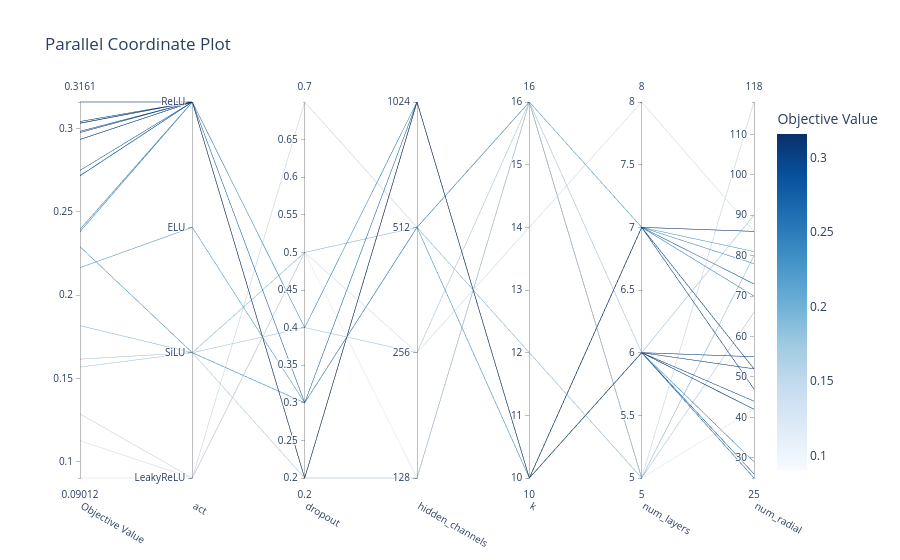

Source (notebook cell):
### Code cell
optuna.visualization.plot_parallel_coordinate(study).show()

### Figure 1 — Plotly figure (JSON) as saved in the notebook; plotly's stock layout.template omitted (floating-point values rounded to 4 significant figures)
{"data": [{"dimensions": [{"label": "Objective Value", "range": [0.09012, 0.3161], "values": [0.09012, 0.1568, 0.1126, 0.1616, 0.1286, 0.1817, 0.2166, 0.2291, 0.2718, 0.2396, 0.3034, 0.275, 0.2985, 0.2936, 0.2717, 0.2978, 0.2936, 0.2382, 0.3033, 0.3044, 0.3161]}, {"label": "act", "range": [0, 3], "ticktext": ["LeakyReLU", "SiLU", "ELU", "ReLU"], "tickvals": [0, 1, 2, 3], "values": [0, 1, 0, 1, 0, 1, 2, 1, 3, 3, 3, 3, 3, 3, 3, 3, 3, 3, 3, 3, 3]}, {"label": "dropout", "range": [0.2, 0.7], "values": [0.5, 0.2, 0.5, 0.4, 0.7, 0.5, 0.3, 0.3, 0.3, 0.4, 0.2, 0.2, 0.2, 0.2, 0.2, 0.2, 0.2, 0.2, 0.2, 0.2, 0.2]}, {"label": "hidden_channels", "range": [0, 3], "ticktext": ["128", "256", "512", "1024"], "tickvals": [0, 1, 2, 3], "values": [0, 0, 1, 1, 2, 2, 2, 2, 3, 3, 3, 3, 3, 3, 3, 3, 3, 3, 3, 3, 3]}, {"label": "k", "range": [10, 16], "values": [16, 16, 14, 16, 16, 12, 16, 10, 10, 10, 10, 10, 10, 10, 10, 10, 10, 10, 10, 10, 10]}, {"label": "num_layers", "range": [5, 8], "values": [5, 5, 8, 6, 5, 5, 7, 7, 7, 7, 6, 6, 6, 6, 6, 7, 6, 6, 6, 7, 7]}, {"label": "num_radial", "range": [25, 118], "values": [42, 66, 86, 90, 118, 80, 81, 78, 73, 70, 55, 26, 44, 42, 25, 47, 42, 29, 52, 52, 86]}], "labelangle": 30, "labelside": "bottom", "line": {"color": [0.09012, 0.1568, 0.1126, 0.1616, 0.1286, 0.1817, 0.2166, 0.2291, 0.2718, 0.2396, 0.3034, 0.275, 0.2985, 0.2936, 0.2717, 0.2978, 0.2936, 0.2382, 0.3033, 0.3044, 0.3161], "colorbar": {"title": {"text": "Objective Value"}}, "colorscale": [[0, "rgb(247,251,255)"], [0.125, "rgb(222,235,247)"], [0.25, "rgb(198,219,239)"], [0.375, "rgb(158,202,225)"], [0.5, "rgb(107,174,214)"], [0.625, "rgb(66,146,198)"], [0.75, "rgb(33,113,181)"], [0.875, "rgb(8,81,156)"], [1, "rgb(8,48,107)"]], "reversescale": false, "showscale": true}, "type": "parcoords"}], "layout": {"title": {"text": "Parallel Coordinate Plot"}}}
